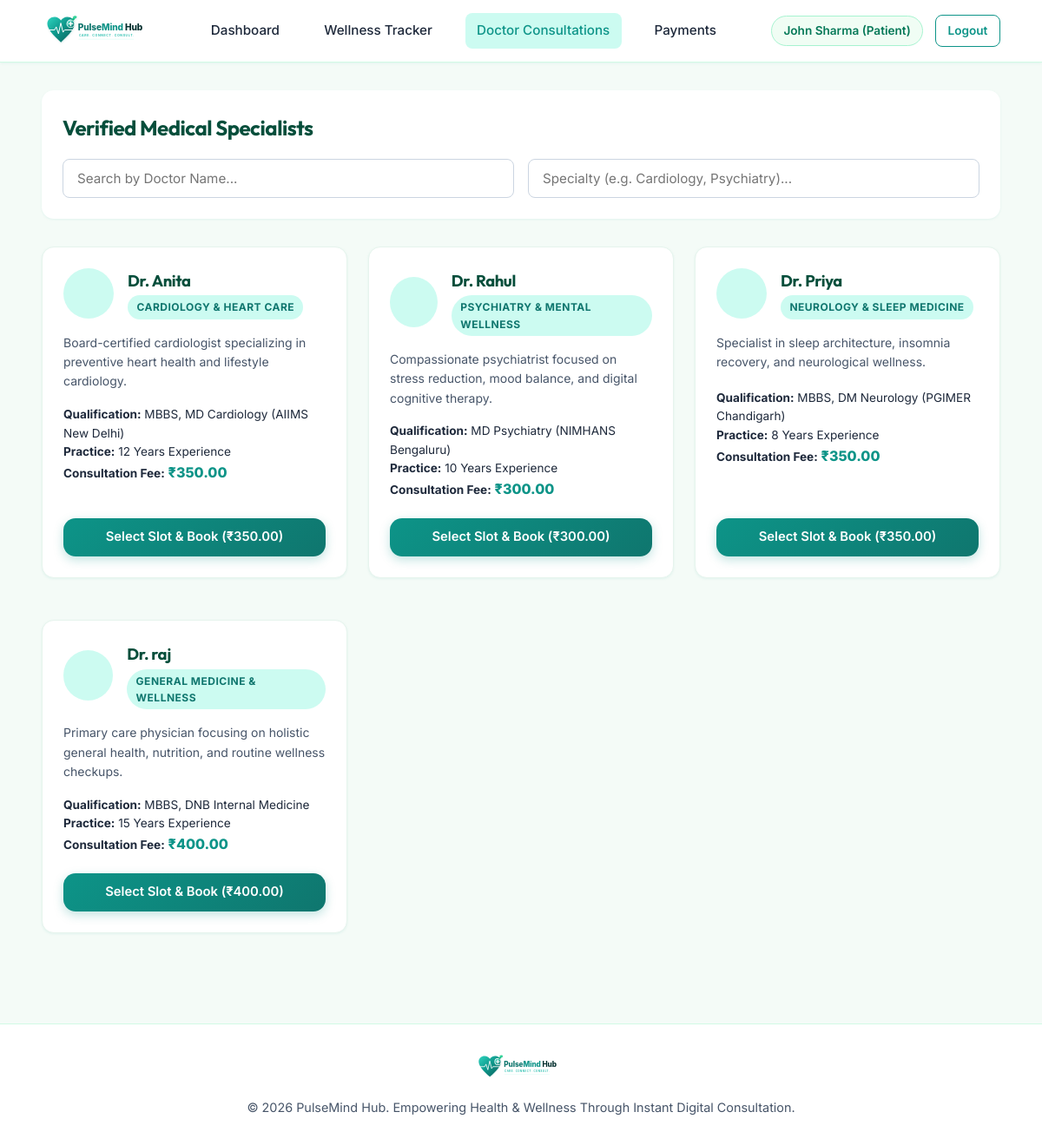
/consultations/doctors/ (signed in), run on the app's committed database.
### accounts/models.py (models this page shows, shortened)
class CustomUser(AbstractUser):
    ROLE_CHOICES = (
        ('PATIENT', 'Patient'),
        ('DOCTOR', 'Doctor'),
        ('ADMIN', 'Admin'),
    )
    role = models.CharField(max_length=10, choices=ROLE_CHOICES, default='PATIENT')
    phone = models.CharField(max_length=20, blank=True, null=True)
    profile_picture = models.ImageField(upload_to='profiles/', blank=True, null=True)
    bio = models.TextField(blank=True, null=True)
    specialization = models.CharField(max_length=100, blank=True, null=True, help_text="For Doctors: e.g., Cardiologist, Psychiatrist, General Physician")
    qualification = models.CharField(max_length=100, blank=True, null=True, help_text="e.g. MBBS, MD, PhD")
    consultation_fee = models.DecimalField(max_digits=10, decimal_places=2, default=500.00, help_text="Fee charged per consultation (₹)")
    experience_years = models.PositiveIntegerField(default=5, help_text="Years of medical practice")
    wellness_goal = models.CharField(max_length=255, blank=True, null=True, default="Improve daily sleep and stay hydrated")
    emergency_contact_name = models.CharField(max_length=100, blank=True, null=True)
    emergency_contact_phone = models.CharField(max_length=20, blank=True, null=True)
    @property
    def is_doctor(self):
        return self.role == 'DOCTOR'
    @property
    def is_admin(self):
        return self.role == 'ADMIN' or self.is_superuser or self.is_staff

### consultations/views.py (the view)
# urls.py: path('doctors/', views.doctor_directory, name='doctors'),
@login_required
def doctor_directory(request):
    specialty_query = request.GET.get('specialty', '').strip()
    search_query = request.GET.get('search', '').strip()
    doctors = CustomUser.objects.filter(role='DOCTOR', is_superuser=False).exclude(username='admin')
    if specialty_query:
        doctors = doctors.filter(specialization__icontains=specialty_query)
    if search_query:
        doctors = doctors.filter(username__icontains=search_query) | doctors.filter(first_name__icontains=search_query) | doctors.filter(last_name__icontains=search_query)
    context = {
        'doctors': doctors,
        'specialty_query': specialty_query,
        'search_query': search_query,
    }
    return render(request, 'consultations/doctor_directory.html', context)

### templates/consultations/doctor_directory.html (shortened to what this page needs)
{% extends 'base.html' %}
{% block content %}
<div style="background: white; padding: 1.5rem; border-radius: var(--radius-md); box-shadow: var(--shadow-sm); margin-bottom: 2rem;">
  <h2 style="margin-bottom: 1rem; color: #064e3b;"> Verified Medical Specialists</h2>
  <form method="GET" style="display: flex; gap: 1rem; flex-wrap: wrap;">
    <input type="text" name="search" value="{{ search_query }}" class="form-control" placeholder="Search by Doctor Name..." style="flex: 1; min-width: 200px;">
    <input type="text" name="specialty" value="{{ specialty_query }}" class="form-control" placeholder="Specialty (e.g. Cardiology, Psychiatry)..." style="flex: 1; min-width: 200px;">
  </form>
</div>
<div class="grid-3">
  {% for doc in doctors %}
  <div class="card" style="display: flex; flex-direction: column; justify-content: space-between;">
    <div>
      <div style="display: flex; align-items: center; gap: 1rem; margin-bottom: 1rem;">
        <div style="width: 58px; height: 58px; border-radius: 50%; background: var(--primary-light); color: var(--primary); display: flex; align-items: center; justify-content: justify; font-size: 1.8rem; font-weight: 700; display: flex; align-items: center; justify-content: center;">
        </div>
        <div>
          <h3 style="font-size: 1.15rem; color: #064e3b; margin-bottom: 0.15rem;">Dr. {{ doc.get_full_name|default:doc.username }}</h3>
          <span class="badge badge-doctor">{{ doc.specialization|default:"General Practice" }}</span>
        </div>
      </div>
      <p style="font-size: 0.875rem; color: var(--muted-text); margin-bottom: 1rem; min-height: 48px;">
        {{ doc.bio|default:"Experienced healthcare practitioner committed to providing high-quality digital consultations." }}
      </p>
      <div style="font-size: 0.85rem; color: #1e293b; margin-bottom: 1.25rem;">
        <div><strong>Qualification:</strong> {{ doc.qualification|default:"MBBS, MD" }}</div>
        <div><strong>Practice:</strong> {{ doc.experience_years }} Years Experience</div>
        <div><strong>Consultation Fee:</strong> <span style="font-weight: 800; color: #0d9488; font-size: 1rem;">₹{{ doc.consultation_fee }}</span></div>
      </div>
    </div>
    <a href="{% url 'consultations:book' doc.id %}" class="btn btn-primary" style="width: 100%;">
      Select Slot & Book (₹{{ doc.consultation_fee }})
    </a>
  </div>
  {% empty %}
  <div style="grid-column: 1/-1; text-align: center; padding: 3rem; background: white; border-radius: var(--radius-md);">
    <p style="color: var(--muted-text);">No doctors found matching your query.</p>
  </div>
  {% endfor %}
</div>
{% endblock %}

### templates/base.html (shortened to what this page needs)
{% load static %}
<!DOCTYPE html>
<html lang="en">
<head>
    <link rel="stylesheet" href="{% static 'css/styles.css' %}">
</head>
<body>
    <nav class="navbar">
        <div class="navbar-container">
            <a href="{% url 'dashboard:index' %}" class="navbar-brand">
                <img src="{% static 'images/logo.svg' %}"
                     alt="PulseMind Hub"
                     class="navbar-logo">
            </a>
            {% if user.is_authenticated %}
                {% if user.is_admin %}
                    <ul class="nav-links">
                        <li>
                            <a href="{% url 'dashboard:index' %}"
                               class="nav-link {% if request.resolver_match.app_name == 'dashboard' %}active{% endif %}">
                                Admin Dashboard
                            </a>
                        </li>
                        <li>
                            <a href="{% url 'accounts:admin_user_list' %}"
                               class="nav-link {% if request.resolver_match.url_name == 'admin_user_list' or request.resolver_match.url_name == 'admin_user_add' or request.resolver_match.url_name == 'admin_user_edit' %}active{% endif %}">
                                User Management
                            </a>
                        </li>
                        <li>
                            <a href="{% url 'accounts:admin_consultations' %}"
                               class="nav-link {% if request.resolver_match.url_name == 'admin_consultations' %}active{% endif %}">
                                Consultations Audit
                            </a>
                        </li>
                        <li>
                            <a href="{% url 'accounts:admin_payments' %}"
                               class="nav-link {% if request.resolver_match.url_name == 'admin_payments' %}active{% endif %}">
                                Financial Audit
                            </a>
                        </li>
                    </ul>
                    <div style="display:flex; align-items:center; gap:0.85rem;">
                        <div class="user-badge"
                             style="background:#fef3c7; color:#92400e; border-color:#fde68a;">
                            Admin: {{ user.username }}
                        </div>
                        <a href="{% url 'accounts:logout' %}"
                           class="btn btn-secondary btn-sm">
                            Logout
                        </a>
                    </div>
                {% else %}
                    <ul class="nav-links">
                        <li>
                            <a href="{% url 'dashboard:index' %}"
                               class="nav-link {% if request.resolver_match.app_name == 'dashboard' %}active{% endif %}">
                                Dashboard
                            </a>
                        </li>
                        <li>
                            <a href="{% url 'wellness:index' %}"
                               class="nav-link {% if request.resolver_match.app_name == 'wellness' %}active{% endif %}">
                                Wellness Tracker
                            </a>
                        </li>
                        <li>
                            <a href="{% url 'consultations:doctors' %}"
                               class="nav-link {% if request.resolver_match.app_name == 'consultations' %}active{% endif %}">
                                Doctor Consultations
                            </a>
                        </li>
                        <li>
                            <a href="{% url 'payments:history' %}"
                               class="nav-link {% if request.resolver_match.app_name == 'payments' %}active{% endif %}">
                                Payments
                            </a>
                        </li>
                    </ul>
                    <div style="display:flex; align-items:center; gap:0.85rem;">
                        <a href="{% url 'accounts:profile' %}" class="user-badge">
                            {{ user.get_full_name|default:user.username }}
                            ({% if user.is_doctor %}Doctor{% else %}Patient{% endif %})
                        </a>
                        <a href="{% url 'accounts:logout' %}"
                           class="btn btn-secondary btn-sm">
                            Logout
                        </a>
                    </div>
                {% endif %}
            {% endif %}
        </div>
    </nav>
    <main class="main-wrapper">
        {% block content %}{% endblock %}
    </main>
    <footer>
        <div style="
            max-width:1600px;
            width:96%;
            margin:0 auto;
            padding:0 1.5rem;
            display:flex;
            flex-direction:column;
            align-items:center;
            gap:0.5rem;
        ">
            <img src="{% static 'images/logo.svg' %}"
                 alt="PulseMind Hub"
                 style="height:36px;">
            <p style="margin-top:0.5rem;">
                © 2026 PulseMind Hub. Empowering Health & Wellness Through Instant Digital Consultation.
            </p>
        </div>
    </footer>
</body>
</html>

### static/css/styles.css (style rules this page uses)
:root { --primary: #0d9488; --primary-hover: #0f766e; --primary-light: #ccfbf1; --primary-subtle: #f0fdf4; --secondary: #10b981; --secondary-hover: #059669; --accent: #2dd4bf; --dark-text: #0f172a; --muted-text: #475569; --light-bg: #f8fafc; --card-bg: #ffffff; --border-color: #e2e8f0; --shadow-sm: 0 1px 3px rgba(13, 148, 136, 0.08); --shadow-md: 0 4px 14px rgba(13, 148, 136, 0.12); --shadow-lg: 0 10px 25px rgba(13, 148, 136, 0.18); --shadow-glow: 0 0 20px rgba(45, 212, 191, 0.35); --radius-sm: 8px; --radius-md: 14px; --radius-lg: 20px; --transition: all 0.25s cubic-bezier(0.4, 0, 0.2, 1); }
* { box-sizing: border-box; margin: 0; padding: 0; }
body { font-family: 'Inter', system-ui, -apple-system, sans-serif; background-color: #f4fbf7; color: var(--dark-text); line-height: 1.6; min-height: 100vh; display: flex; flex-direction: column; }
h1, h2, h3, h4, h5, h6 { font-family: 'Outfit', sans-serif; color: #064e3b; font-weight: 700; letter-spacing: -0.02em; }
a { color: var(--primary); text-decoration: none; transition: var(--transition); }
.navbar { background: rgba(255, 255, 255, 0.95); backdrop-filter: blur(12px); border-bottom: 1px solid #d1fae5; position: sticky; top: 0; z-index: 1000; box-shadow: var(--shadow-sm); }
.navbar-container { max-width: 1600px; width: 96%; margin: 0 auto; padding: 0.85rem 1.5rem; display: flex; align-items: center; justify-content: space-between; }
.navbar-brand { display: flex; align-items: center; gap: 0.75rem; }
.navbar-logo { height: 44px; width: auto; }
.nav-links { display: flex; align-items: center; gap: 1.5rem; list-style: none; }
.nav-link { font-weight: 500; font-size: 0.95rem; color: #1e293b; padding: 0.5rem 0.85rem; border-radius: var(--radius-sm); display: flex; align-items: center; gap: 0.4rem; }
.nav-link:hover, .nav-link.active { color: var(--primary); background: var(--primary-light); }
.user-badge { background: var(--primary-subtle); border: 1px solid #a7f3d0; padding: 0.35rem 0.85rem; border-radius: 50px; font-size: 0.85rem; font-weight: 600; color: #047857; display: flex; align-items: center; gap: 0.5rem; }
.btn { display: inline-flex; align-items: center; justify-content: center; gap: 0.5rem; padding: 0.65rem 1.35rem; font-weight: 600; font-size: 0.925rem; border-radius: var(--radius-md); border: none; cursor: pointer; transition: var(--transition); text-decoration: none; }
.btn-primary { background: linear-gradient(135deg, var(--primary) 0%, var(--primary-hover) 100%); color: #ffffff; box-shadow: 0 4px 12px rgba(13, 148, 136, 0.25); }
.btn-secondary { background: #ffffff; color: var(--primary); border: 1.5px solid var(--primary); }
.btn-sm { padding: 0.4rem 0.85rem; font-size: 0.85rem; border-radius: var(--radius-sm); }
.main-wrapper { flex: 1; max-width: 1600px; width: 96%; margin: 2rem auto; padding: 0 1.5rem; }
.card { background: var(--card-bg); border-radius: var(--radius-md); border: 1px solid #e6f4ed; box-shadow: var(--shadow-sm); padding: 1.5rem; margin-bottom: 1.5rem; transition: var(--transition); }
.grid-3 { display: grid; grid-template-columns: repeat(auto-fill, minmax(340px, 1fr)); gap: 1.5rem; }
.form-control, .form-select, textarea { width: 100%; padding: 0.75rem 1rem; font-size: 0.95rem; border-radius: var(--radius-sm); border: 1.5px solid #cbd5e1; background-color: #ffffff; transition: var(--transition); font-family: inherit; }
.badge { display: inline-block; padding: 0.25rem 0.65rem; border-radius: 50px; font-size: 0.75rem; font-weight: 700; text-transform: uppercase; letter-spacing: 0.5px; }
.badge-doctor { background: #ccfbf1; color: #0f766e; }
footer { background: #ffffff; border-top: 1px solid #d1fae5; padding: 2rem 0; margin-top: 3rem; text-align: center; color: var(--muted-text); font-size: 0.9rem; }

### data on the page
CustomUser: get_full_name "John Sharma"
CustomUser: get_full_name "Anita", specialization "CARDIOLOGY & HEART CARE", bio "Board-certified cardiologist specializing in preventive heart health and lifestyle cardiology.", qualification "MBBS, MD Cardiology (AIIMS New Delhi)", experience_years "12", consultation_fee "350.00"
CustomUser: get_full_name "Rahul", specialization "PSYCHIATRY & MENTAL WELLNESS", bio "Compassionate psychiatrist focused on stress reduction, mood balance, and digital cognitive therapy.", qualification "MD Psychiatry (NIMHANS Bengaluru)", experience_years "10", consultation_fee "300.00"
CustomUser: get_full_name "Priya", specialization "NEUROLOGY & SLEEP MEDICINE", bio "Specialist in sleep architecture, insomnia recovery, and neurological wellness.", qualification "MBBS, DM Neurology (PGIMER Chandigarh)", experience_years "8", consultation_fee "350.00"
CustomUser: get_full_name "raj", specialization "GENERAL MEDICINE & WELLNESS", bio "Primary care physician focusing on holistic general health, nutrition, and routine wellness checkups.", qualification "MBBS, DNB Internal Medicine", experience_years "15", consultation_fee "400.00"
